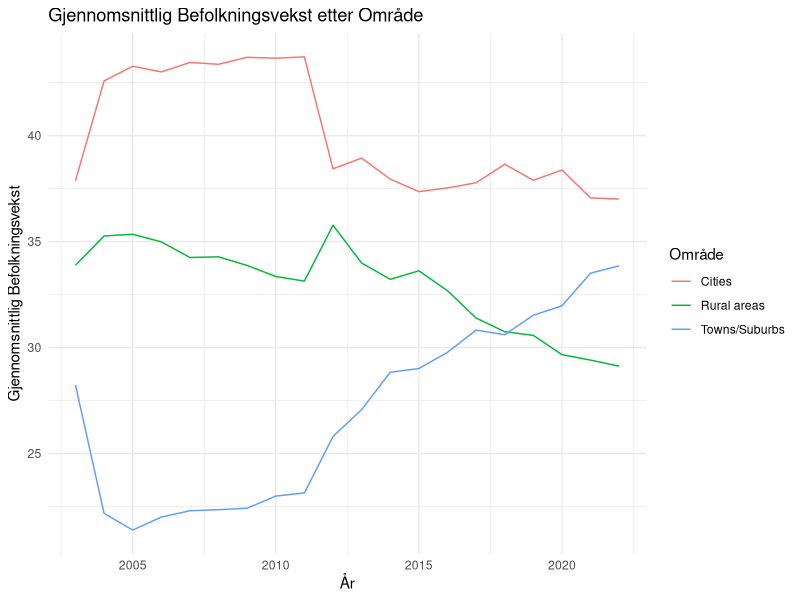

Recreate this plot in R. (Note: this script raises an error after producing the figure.)
## ---- chunk 1
#| label: setup 
#| output: false
#| message: false
library(tidyverse)
library(readxl)
library(dplyr)
library(ggplot2)
## ---- chunk 2
data <- read_csv("ilc_lvho01__custom_9371289_linear.csv", 
    locale = locale(date_names = "nb", encoding = "ISO-8859-1"))
View(ilc_lvho01_custom_9371289_linear)
## ---- chunk 3
columns_to_remove <- c("DATAFLOW", "LAST UPDATE", "freq", "incgrp", "building", "unit", "OBS_FLAG")
data <- data[, !(names(data) %in% columns_to_remove)]
## ---- chunk 4
data <- data %>% 
  filter(geo != "LV") |> 
  mutate(deg_urb = case_when(
    deg_urb == "DEG1" ~ "Cities",
    deg_urb == "DEG2" ~ "Towns/Suburbs",
    deg_urb == "DEG3" ~ "Rural areas"
  ))
## ---- chunk 5
data %>%
  group_by(deg_urb, TIME_PERIOD) %>%
  summarise(mean_value = mean(OBS_VALUE)) %>%
  ggplot(aes(x = TIME_PERIOD, y = mean_value, color = deg_urb)) +
  geom_line() +
  labs(title = "Gjennomsnittlig Befolkningsvekst etter Område",
       x = "År",
       y = "Gjennomsnittlig Befolkningsvekst",
       color = "Område") +
  theme_minimal()

## ---- chunk 6
deg1_data <- data |> 
  filter(deg_urb == "Cities")

summary(deg1_data$OBS_VALUE)
## ---- chunk 7
standardavvik_deg1 <- sd(deg1_data$OBS_VALUE)

# Vis resultatet
print(standardavvik_deg1)

## ---- chunk 8
deg3_data <- data |> 
  filter(deg_urb == "Rural areas")

summary(deg3_data$OBS_VALUE)
## ---- chunk 9
standardavvik_deg2 <- sd(deg2_data$OBS_VALUE)

# Vis resultatet
print(standardavvik_deg2)
## ---- chunk 10
deg3_data <- data |> 
  filter(deg_urb == "Rural areas")

summary(deg3_data$OBS_VALUE)
## ---- chunk 11
standardavvik_deg3 <- sd(deg3_data$OBS_VALUE)

# Vis resultatet
print(standardavvik_deg3)
## ---- chunk 12
cities_plot <- data |> 
  filter(deg_urb == "Cities") |> 
  ggplot(aes(x = TIME_PERIOD, y = OBS_VALUE, color = geo)) +
  geom_line() +
  labs(title = "Population Growth Trends in Cities by Country",
       x = "Year",
       y = "Population Growth",
       color = "Country")

print(cities_plot)
## ---- chunk 13
cities_mt_plot <- data |>
  filter(deg_urb == "Cities", geo == "MT") |>
  ggplot(aes(x = "TIME_PERIOD", y = "OBS_VALUE")) +
  geom_line() +
  labs(title = "Population Growth in Cities (MT)",
       x = "Year",
       y = "Population Growth")
## ---- chunk 14
selected_countries <- c("MT", "LU", "NO", "EE")
selected_data <- subset(data, deg_urb == "Cities" & geo %in% selected_countries)

# Lag linjediagram
selected_cities <- ggplot(selected_data, aes(x = TIME_PERIOD, y = OBS_VALUE, group = geo, color = geo)) +
  geom_line() +
  labs(title = "Population Growth in Cities by Selected Countries",
       x = "Time Period",
       y = "Population Growth",
       color = "Country")

# Vis linjediagrammet
print(selected_cities)
## ---- chunk 15
towns_suburbs_plot <- data |> 
  filter(deg_urb == "Towns/Suburbs") |> 
  ggplot(aes(x = TIME_PERIOD, y = OBS_VALUE, color = geo)) +
  geom_line() +
  labs(title = "Population Growth Trends in Towns and Suburbs by Country",
       x = "Year",
       y = "Population Growth",
       color = "Country")

print(towns_suburbs_plot)
## ---- chunk 16
selected_countries_2 <- c("MT", "LU", "NO", "EE")
subset_towns <- subset(data, deg_urb == "Towns/Suburbs" & geo %in% selected_countries_2)

selected_towns <- ggplot(subset_towns, aes(x = TIME_PERIOD, y = OBS_VALUE, group = geo, color = geo)) +
  geom_line() +
  labs(title = "Population Growth in Towns and Suburbs by Selected Countries",
       x = "Time Period",
       y = "Population Growth",
       color = "Country")

print(selected_towns)
## ---- chunk 17
rural_plot <- data |> 
  filter(deg_urb == "Rural areas") |> 
  ggplot(aes(x = TIME_PERIOD, y = OBS_VALUE, color = geo)) +
  geom_line() +
  labs(title = "Population Growth Trends in Rural areas by Country",
       x = "Year",
       y = "Population Growth",
       color = "Country")

print(rural_plot)
## ---- chunk 18
selected_countries_3 <- c("MT", "LU", "NO", "EE")
subset_rural <- subset(data, deg_urb == "Rural areas" & geo %in% selected_countries_3)

selected_rural <- ggplot(subset_rural, aes(x = TIME_PERIOD, y = OBS_VALUE, group = geo, color = geo)) +
  geom_line() +
  labs(title = "Population Growth in Rural areas by Selected Countries",
       x = "Time Period",
       y = "Population Growth",
       color = "Country")

print(selected_rural)
## ---- chunk 19
data1 <- arbeidskraft <- read_csv("arbeidskraft.csv") |> 
  select(arbeidsvekst = OBS_VALUE, geo, age, deg_urb, TIME_PERIOD)

data2 <- arbeidsledighet1 <- read_csv("arbeidsledighet1.csv") |> 
  select(arbeidsledig = OBS_VALUE, geo,age, deg_urb, TIME_PERIOD)

data3 <- huspris <- read_csv("huspris.csv") |> 
  select(huspris = OBS_VALUE, geo, deg_urb, TIME_PERIOD)
## ---- chunk 20
arbeidsvekst <- data1 |>
  filter(age == "Y15-64") |>
  mutate(deg_urb = case_when(
    deg_urb == "DEG1" ~ "Cities",
    deg_urb == "DEG2" ~ "Towns/Suburbs",
    deg_urb == "DEG3" ~ "Rural Areas",
    TRUE ~ as.character(deg_urb)  # Beholder andre verdier uendret
  ))
## ---- chunk 21
arbeidsledige <- data2 |> 
  filter(age == "Y15-64") |>
  mutate(deg_urb = case_when(
    deg_urb == "DEG1" ~ "Cities",
    deg_urb == "DEG2" ~ "Towns/Suburbs",
    deg_urb == "DEG3" ~ "Rural Areas",
    TRUE ~ as.character(deg_urb)  # Beholder andre verdier uendret
  ))
## ---- chunk 22
huspris <- data3 |> 
  mutate(deg_urb = case_when(
    deg_urb == "DEG1" ~ "Cities",
    deg_urb == "DEG2" ~ "Towns/Suburbs",
    deg_urb == "DEG3" ~ "Rural Areas",
    TRUE ~ as.character(deg_urb)  # Beholder andre verdier uendret
  ))
## ---- chunk 23
join <- arbeidsvekst |> 
  left_join(arbeidsledige, join_by(geo, TIME_PERIOD, deg_urb))

join1 <- join |> 
  left_join(huspris, join_by(geo, TIME_PERIOD, deg_urb))

maindata <- join1 |> 
  left_join(data, join_by(geo, TIME_PERIOD, deg_urb))
